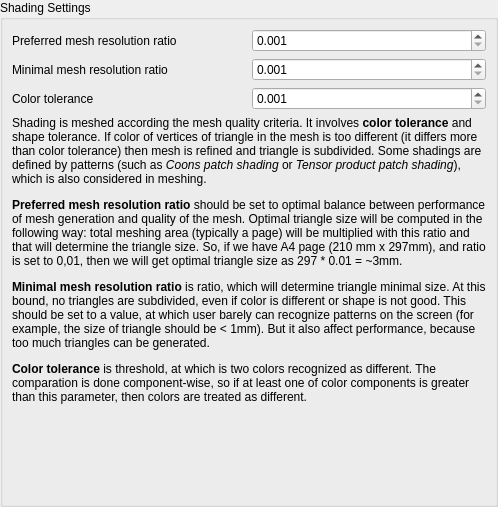
       <widget class="QWidget" name="shadingPage">
        <layout class="QVBoxLayout" name="shadingPageLayout">
         <property name="leftMargin">
          <number>0</number>
         </property>
         <property name="topMargin">
          <number>0</number>
         </property>
         <property name="rightMargin">
          <number>0</number>
         </property>
         <property name="bottomMargin">
          <number>0</number>
         </property>
         <item>
          <widget class="QGroupBox" name="shadingSettingsGroupBox">
           <property name="title">
            <string>Shading Settings</string>
           </property>
           <layout class="QVBoxLayout" name="verticalLayout_2">
            <item>
             <layout class="QGridLayout" name="gridLayout">
              <item row="0" column="0">
               <widget class="QLabel" name="preferredMeshResolutionLabel">
                <property name="text">
                 <string>Preferred mesh resolution ratio</string>
                </property>
               </widget>
              </item>
              <item row="2" column="0">
               <widget class="QLabel" name="colorToleranceLabel">
                <property name="text">
                 <string>Color tolerance</string>
                </property>
               </widget>
              </item>
              <item row="1" column="0">
               <widget class="QLabel" name="minimalMeshResolutionLabel">
                <property name="text">
                 <string>Minimal mesh resolution ratio</string>
                </property>
               </widget>
              </item>
              <item row="0" column="1">
               <widget class="QDoubleSpinBox" name="preferredMeshResolutionEdit">
                <property name="correctionMode">
                 <enum>QAbstractSpinBox::CorrectToNearestValue</enum>
                </property>
                <property name="decimals">
                 <number>3</number>
                </property>
                <property name="minimum">
                 <double>0.001000000000000</double>
                </property>
                <property name="maximum">
                 <double>0.100000000000000</double>
                </property>
                <property name="singleStep">
                 <double>0.010000000000000</double>
                </property>
               </widget>
              </item>
              <item row="1" column="1">
               <widget class="QDoubleSpinBox" name="minimalMeshResolutionEdit">
                <property name="correctionMode">
                 <enum>QAbstractSpinBox::CorrectToNearestValue</enum>
                </property>
                <property name="decimals">
                 <number>3</number>
                </property>
                <property name="minimum">
                 <double>0.001000000000000</double>
                </property>
                <property name="maximum">
                 <double>0.100000000000000</double>
                </property>
                <property name="singleStep">
                 <double>0.010000000000000</double>
                </property>
               </widget>
              </item>
              <item row="2" column="1">
               <widget class="QDoubleSpinBox" name="colorToleranceEdit">
                <property name="correctionMode">
                 <enum>QAbstractSpinBox::CorrectToNearestValue</enum>
                </property>
                <property name="decimals">
                 <number>3</number>
                </property>
                <property name="minimum">
                 <double>0.001000000000000</double>
                </property>
                <property name="maximum">
                 <double>0.100000000000000</double>
                </property>
                <property name="singleStep">
                 <double>0.010000000000000</double>
                </property>
               </widget>
              </item>
             </layout>
            </item>
            <item>
             <widget class="QLabel" name="shadingInfoLabel">
              <property name="text">
               <string>&lt;html&gt;&lt;head/&gt;&lt;body&gt;&lt;p&gt;Shading is meshed according the mesh quality criteria. It involves &lt;span style=&quot; font-weight:600;&quot;&gt;color tolerance&lt;/span&gt; and shape tolerance. If color of vertices of triangle in the mesh is too different (it differs more than color tolerance) then mesh is refined and triangle is subdivided. Some shadings are defined by patterns (such as &lt;span style=&quot; font-style:italic;&quot;&gt;Coons patch shading &lt;/span&gt;or &lt;span style=&quot; font-style:italic;&quot;&gt;Tensor product patch shading&lt;/span&gt;), which is also considered in meshing.&lt;/p&gt;&lt;p&gt;&lt;span style=&quot; font-weight:600;&quot;&gt;Preferred mesh resolution ratio&lt;/span&gt; should be set to optimal balance between performance of mesh generation and quality of the mesh. Optimal triangle size will be computed in the following way: total meshing area (typically a page) will be multiplied with this ratio and that will determine the triangle size. So, if we have A4 page (210 mm x 297mm), and ratio is set to 0,01, then we will get optimal triangle size as 297 * 0.01 = ~3mm.&lt;/p&gt;&lt;p&gt;&lt;span style=&quot; font-weight:600;&quot;&gt;Minimal mesh resolution ratio&lt;/span&gt; is ratio, which will determine triangle minimal size. At this bound, no triangles are subdivided, even if color is different or shape is not good. This should be set to a value, at which user barely can recognize patterns on the screen (for example, the size of triangle should be &amp;lt; 1mm). But it also affect performance, because too much triangles can be generated.&lt;/p&gt;&lt;p&gt;&lt;span style=&quot; font-weight:600;&quot;&gt;Color tolerance&lt;/span&gt; is threshold, at which is two colors recognized as different. The comparation is done component-wise, so if at least one of color components is greater than this parameter, then colors are treated as different.&lt;/p&gt;&lt;/body&gt;&lt;/html&gt;</string>
              </property>
              <property name="wordWrap">
               <bool>true</bool>
              </property>
             </widget>
            </item>
            <item>
             <spacer name="shadingVerticalSpacer">
              <property name="orientation">
               <enum>Qt::Vertical</enum>
              </property>
              <property name="sizeHint" stdset="0">
               <size>
                <width>20</width>
                <height>91</height>
               </size>
              </property>
             </spacer>
            </item>
           </layout>
          </widget>
         </item>
        </layout>
       </widget>
